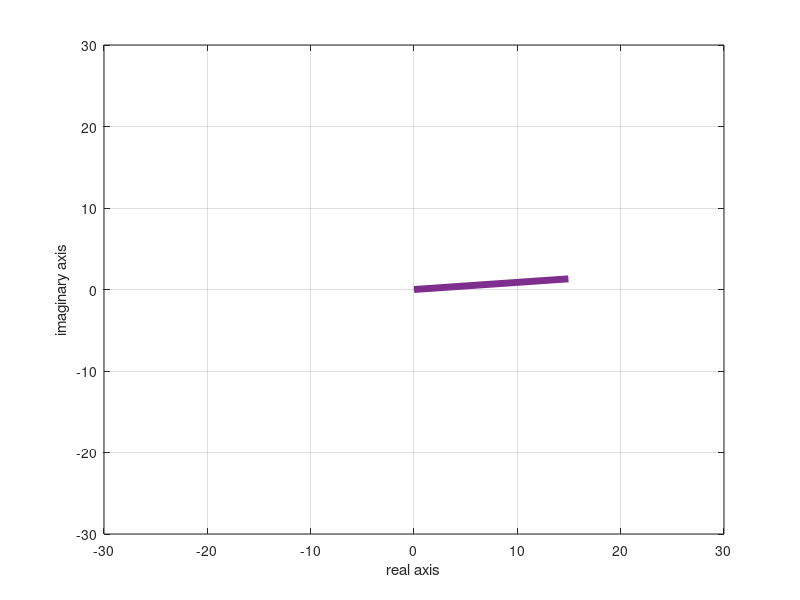
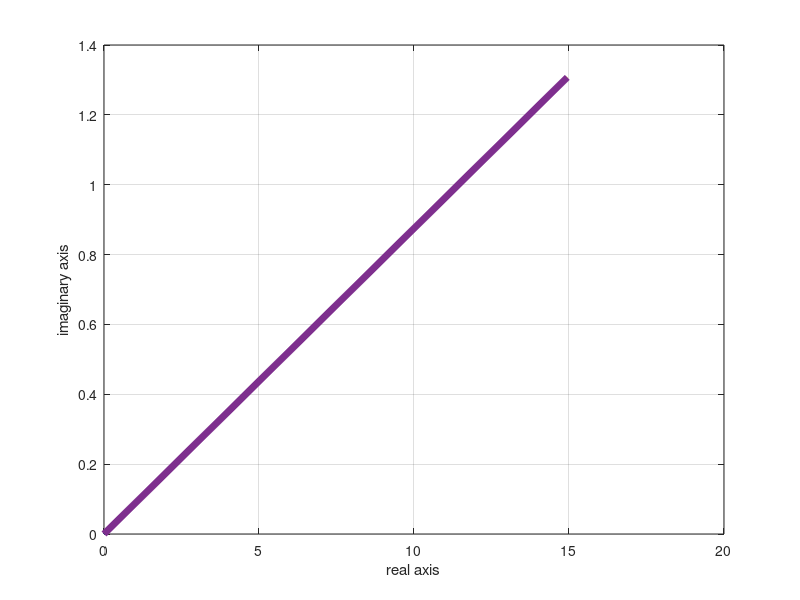

Write MATLAB code to recreate these figures, in order.
%i%
w0 = input('w0 (radian frequency) = ');
A1 = input('A1 (amplitude) =');
A2 = input('A2 =');
A3 = input('A3 =');
Phi1Degrees = input('phase shift1 (in degrees)  = ') ;
Phi2Degrees = input('phase shift2 (in degrees)  = ');
Phi3Degrees = input('phase shift3 (in degrees)  = ');
%Convert the numbers into radians
Phi1 = Phi1Degrees*pi/180;
Phi2 = Phi2Degrees*pi/180;
Phi3 = Phi3Degrees*pi/180;

%ii%
x1 = A1*exp(j*Phi1);
x2 = A2*exp(j*Phi2);
x3 = A3*exp(j*Phi3);
x = x1 + x2 + x3;
A = abs(x)
%angle(x) gives phi in radians
phi = (angle(x))*180/pi

%iii%
phi2=round(angle(x)*100)/100; %2 decimal point precision
if phi2 >= 0 
    funct = ['x(t) = ',num2str(A),'*cos(',num2str(w0),'t+',num2str(phi2),')'];
else 
    funct = ['x(t) = ',num2str(A),'*cos(',num2str(w0),'t',num2str(phi2),')'];
end
disp(funct);

%iv%
p1 = [0;x1];
p2 = [0;x2];
p3 = [0;x3];
p = [0; x];
figure;
plot(real(p1), imag(p1),'LineWidth', 2); hold on;
plot(real(p2), imag(p2),'LineWidth', 2); hold on;
plot(real(p3), imag(p3),'LineWidth', 2); hold on;
plot(real(p), imag(p),'LineWidth', 5); hold on;
xlim([-30 30]);
ylim([-30 30]);
xlabel('real axis');
ylabel('imaginary axis');
grid on;

%v%
v1 = [0;x1];
v2 = [x1;(x2+x1)];
v3 = [(x1+x2);x];
v= [0; x];
figure;
plot(real(v1), imag(v1),'LineWidth', 2); hold on;
plot(real(v2), imag(v2),'LineWidth', 2); hold on;
plot(real(v3), imag(v3),'LineWidth', 2); hold on;
plot(real(v), imag(v),'LineWidth', 5); hold on;
xlabel('real axis');
ylabel('imaginary axis');
grid on;